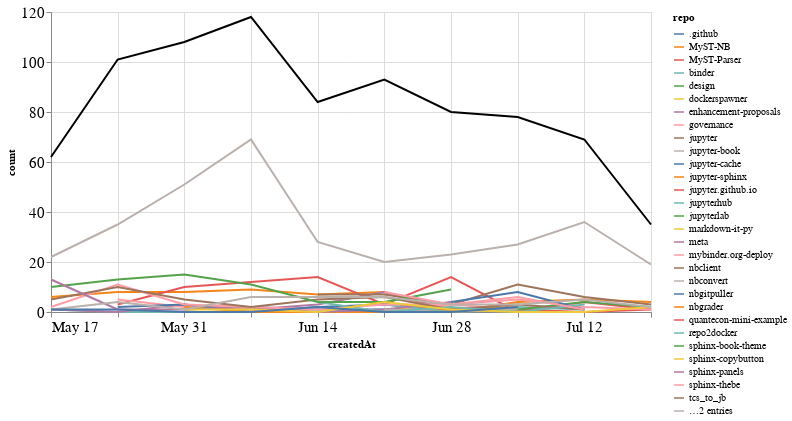

This figure's notebook cell:
### Markdown cell above
## Comments

### Code cell
comments_time = comments.groupby('repo').resample('W', on='createdAt').count()['author'].reset_index()
comments_time = comments_time.rename(columns={'author': 'count'})
comments_time_total = comments_time.groupby('createdAt').agg({"count": "sum"}).reset_index()
ch1 = alt.Chart(comments_time, width=600).mark_line().encode(
    x='createdAt',
    y='count',
    color='repo',
    tooltip="repo"
)

ch2 = alt.Chart(comments_time_total, width=600).mark_line(color="black").encode(
    x='createdAt',
    y='count',
)

ch1 + ch2

### Figure 1 — Vega-Lite specification as saved in the notebook (floating-point values rounded to 4 significant figures; data arrays with more than 128 entries replaced by an {"elided": "..."} marker saying what was removed)
{"config": {"axisLeft": {"labelFontSize": 15}, "axisBottom": {"labelFontSize": 15}}, "layer": [{"data": {"name": "data-18ce989760e559972efc84e135fa66d4"}, "mark": "line", "encoding": {"color": {"type": "nominal", "field": "repo"}, "tooltip": {"type": "nominal", "field": "repo"}, "x": {"type": "temporal", "field": "createdAt"}, "y": {"type": "quantitative", "field": "count"}}, "width": 600}, {"data": {"name": "data-db5d0de4e4a99f65884ca72ba4cca483"}, "mark": {"type": "line", "color": "black"}, "encoding": {"x": {"type": "temporal", "field": "createdAt"}, "y": {"type": "quantitative", "field": "count"}}, "width": 600}], "$schema": "https://vega.github.io/schema/vega-lite/v4.8.1.json", "datasets": {"data-18ce989760e559972efc84e135fa66d4": {"elided": "169 records"}, "data-db5d0de4e4a99f65884ca72ba4cca483": [{"createdAt": "2020-05-17T00:00:00", "count": 62}, {"createdAt": "2020-05-24T00:00:00", "count": 101}, {"createdAt": "2020-05-31T00:00:00", "count": 108}, {"createdAt": "2020-06-07T00:00:00", "count": 118}, {"createdAt": "2020-06-14T00:00:00", "count": 84}, {"createdAt": "2020-06-21T00:00:00", "count": 93}, {"createdAt": "2020-06-28T00:00:00", "count": 80}, {"createdAt": "2020-07-05T00:00:00", "count": 78}, {"createdAt": "2020-07-12T00:00:00", "count": 69}, {"createdAt": "2020-07-19T00:00:00", "count": 35}]}}
